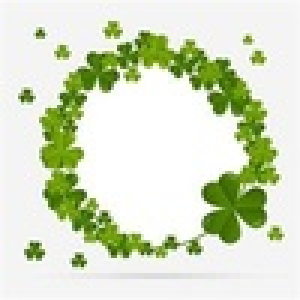
//> input picture 图像多通道分离和合并/图像多通道分离和合并/logo.jpg, 100 x 100 px, shrunk from 200 x 200 before the run (shown 3 times larger)
$ ./main   (built with g++ and OpenCV 4)
//> lines starting //> are read from the running program, lines starting //| are printed output that depends on the picture; after the words box and inside, x2 and y2 are one past the last pixel; in counts of white or black regions, pixels touching at a corner belong together
#include<opencv2/core/core.hpp>
#include<opencv2/highgui/highgui.hpp>
#include <cv.h>
#include <highgui.h>

using namespace std;
using namespace cv;

bool MultiChannelBlending();
int main()
{
	//system("color5E");
	MultiChannelBlending();
	waitKey(0);
	return 0;
}

bool MultiChannelBlending()
{
	Mat srcImage;
	Mat logoImage;
	Mat imageBlueChannel;

	logoImage = imread("logo.jpg",0);
//> logoImage: 100 rows x 100 cols, CV_8UC1; min 57, max 255, mean 217.9
	srcImage = imread("scene.jpg");
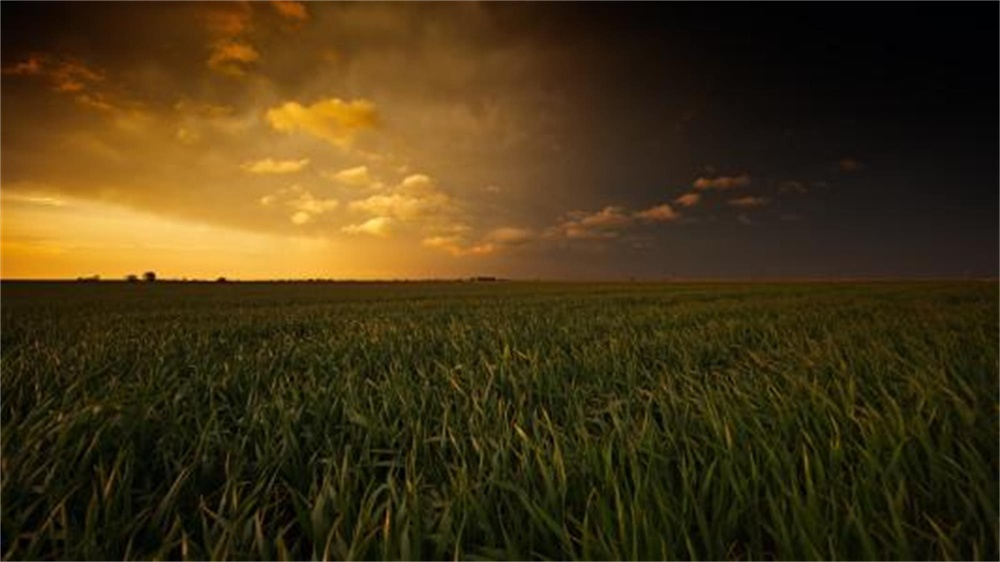
//> input picture 图像多通道分离和合并/图像多通道分离和合并/scene.jpg, 1000 x 562 px, shrunk from 2000 x 1125 before the run
//> srcImage is the input picture: 562 rows x 1000 cols, CV_8UC3; mean B, G, R 20.1, 52.8, 69.5
	if (!logoImage.data) { printf("读取logo.jpg错误~"); return false; }
	if (!srcImage.data) { printf("读取scene.jpg错误~"); return false; }

    //将原图的三通道彩色图片转换成三个单通道图片，放在一个vector中
	//vector中每个元素是原图的一个通道
	/*vector<Mat>channels;
	channels.resize(3);*/          //release版本下可以直接split,但是debug版本下，直接split会数组越界,除非手动指定vector的长度
	Mat channels[3]; //或者可以使用 Mat planes[3];
	split(srcImage, channels);
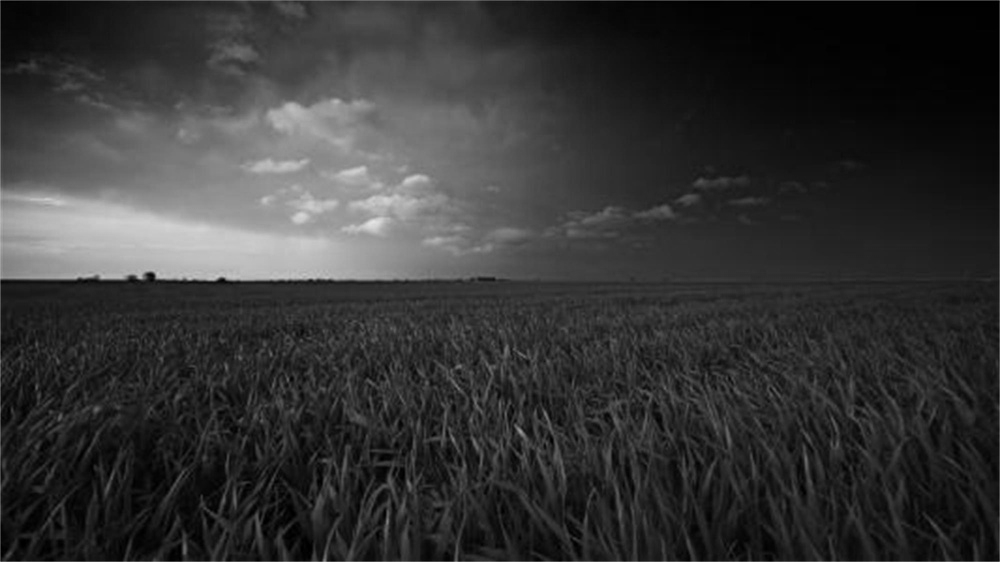
//> channels[1]: 562 rows x 1000 cols, CV_8UC1; min 0, max 229, mean 52.8
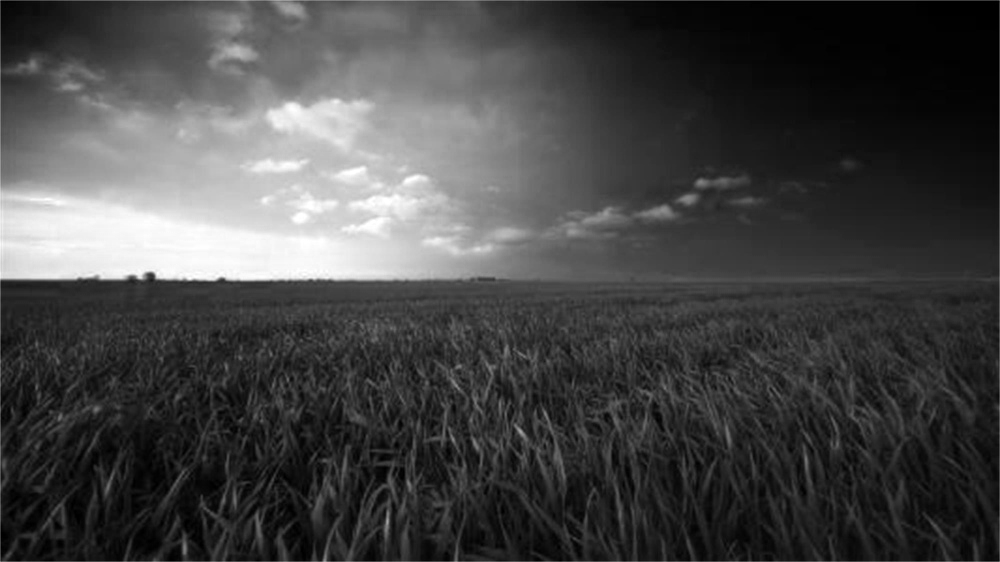
//> channels[2]: 562 rows x 1000 cols, CV_8UC1; min 0, max 255, mean 69.5

	//所以综上:
	//1.Release下使用vector<Mat>+resize或者 Mat planes[3]
	//2.Debug下只能使用Mat planes[3]


	//获得原图的第0个通道-蓝色通道
	imageBlueChannel = channels[0];
	//imageBlueChannel = channels.at(0);    //vector的at方法和下标索引符号[]一样的作用，只是at更加安全，但效率低
	                                       //注意因为这里vector中元素是Mat,所以是这里的at赋值是引用，即修改
										//imageBlueChannel或者channels.at(0)是等价的

	Mat blueROI = imageBlueChannel(Rect(20, 30, logoImage.cols, logoImage.rows));
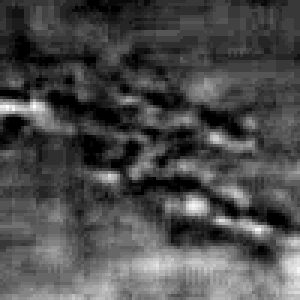
//> blueROI: 100 rows x 100 cols, CV_8UC1 (shown 3 times larger); min 0, max 27, mean 8; drawn with min black and max white
	addWeighted(blueROI, 1.0,logoImage, 0.5,0, blueROI);  //注意之前说的addWeighted中两张图片，不仅要长宽一样，也要通道数一样
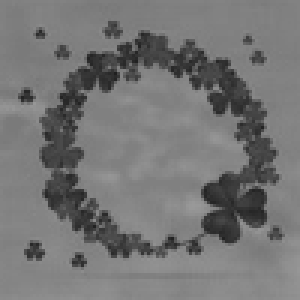
//> blueROI: 100 rows x 100 cols, CV_8UC1 (shown 3 times larger); min 31, max 153, mean 117
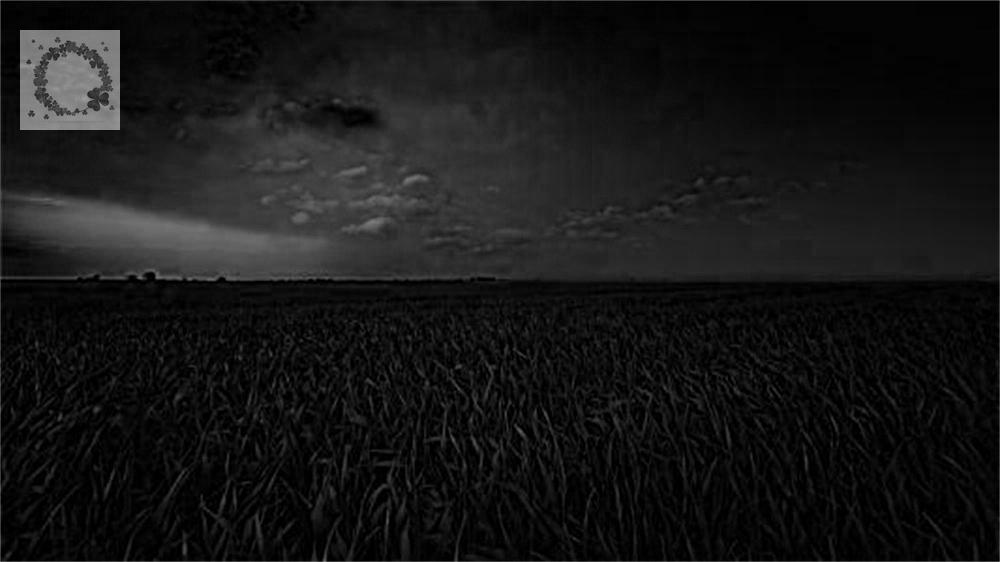
//> imageBlueChannel: 562 rows x 1000 cols, CV_8UC1; min 0, max 153, mean 22.1
													//所以logoImage在度入市要是单通道图,即imread第二个参数是0

	//channels中的蓝色通道被加上了logo图，然后与其他的绿色(.at(1)),红条(.at(2))通道合并起来
	//merge(channels, srcImage);    //srcImage是vector<Mat>的合并方式
	merge(channels, 3, srcImage);   //srcImage是Mat[] 的合并方式
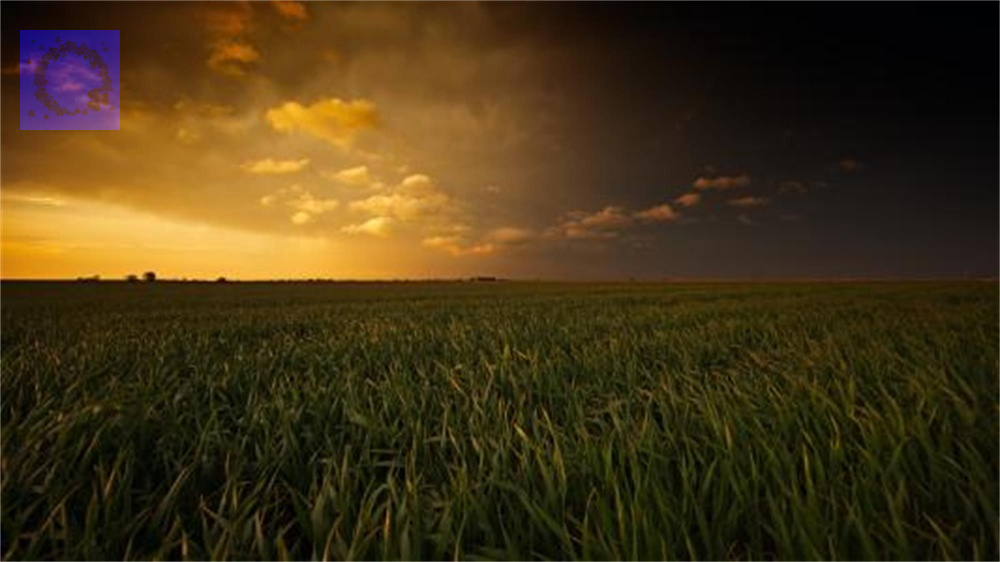
//> srcImage: 562 rows x 1000 cols, CV_8UC3; 1.78% of pixels changed, all inside (x1, y1, x2, y2) = (20, 30, 120, 130)

	imshow("蓝色通道混合", srcImage);
	return true;


}
